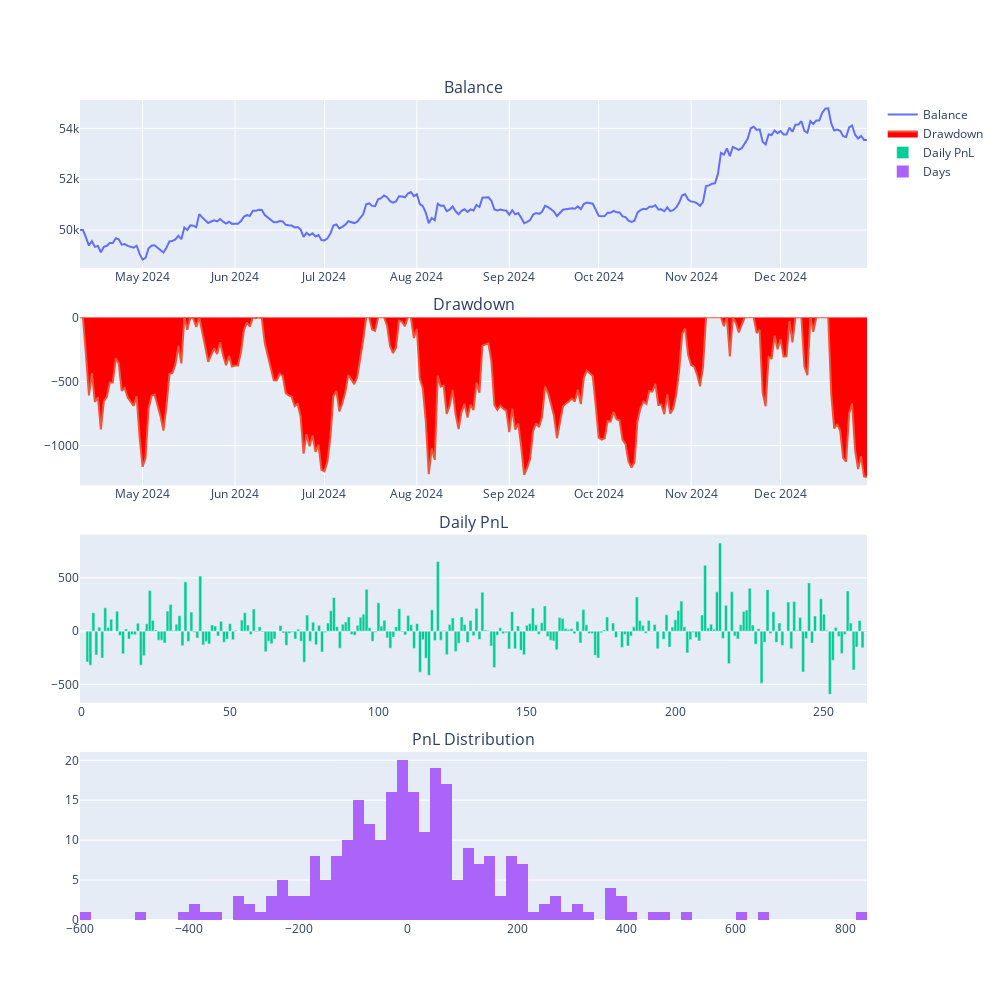

Notebook code for this chart:
### Code cell
engine.load_data()
engine.run_backtesting()
df = engine.calculate_result()
engine.calculate_statistics()
engine.show_chart()

### Figure 1 — Plotly figure (JSON) as saved in the notebook; plotly's stock layout.template omitted (floating-point values rounded to 4 significant figures; data arrays with more than 128 entries replaced by an {"elided": "..."} marker saying what was removed)
{"data": [{"mode": "lines", "name": "Balance", "type": "scatter", "x": {"elided": "265 str values"}, "xaxis": "x", "y": {"elided": "265 float values"}, "yaxis": "y"}, {"fill": "tozeroy", "fillcolor": "red", "mode": "lines", "name": "Drawdown", "type": "scatter", "x": {"elided": "265 str values"}, "xaxis": "x2", "y": {"elided": "265 float values"}, "yaxis": "y2"}, {"name": "Daily PnL", "type": "bar", "xaxis": "x3", "y": {"elided": "265 float values"}, "yaxis": "y3"}, {"name": "Days", "nbinsx": 100, "type": "histogram", "x": {"elided": "265 float values"}, "xaxis": "x4", "yaxis": "y4"}], "layout": {"annotations": [{"font": {"size": 16}, "showarrow": false, "text": "Balance", "x": 0.5, "xanchor": "center", "xref": "paper", "y": 1, "yanchor": "bottom", "yref": "paper"}, {"font": {"size": 16}, "showarrow": false, "text": "Drawdown", "x": 0.5, "xanchor": "center", "xref": "paper", "y": 0.735, "yanchor": "bottom", "yref": "paper"}, {"font": {"size": 16}, "showarrow": false, "text": "Daily PnL", "x": 0.5, "xanchor": "center", "xref": "paper", "y": 0.47, "yanchor": "bottom", "yref": "paper"}, {"font": {"size": 16}, "showarrow": false, "text": "PnL Distribution", "x": 0.5, "xanchor": "center", "xref": "paper", "y": 0.205, "yanchor": "bottom", "yref": "paper"}], "height": 1000, "width": 1000, "xaxis": {"anchor": "y", "domain": [0, 1]}, "xaxis2": {"anchor": "y2", "domain": [0, 1]}, "xaxis3": {"anchor": "y3", "domain": [0, 1]}, "xaxis4": {"anchor": "y4", "domain": [0, 1]}, "yaxis": {"anchor": "x", "domain": [0.795, 1]}, "yaxis2": {"anchor": "x2", "domain": [0.53, 0.735]}, "yaxis3": {"anchor": "x3", "domain": [0.265, 0.47]}, "yaxis4": {"anchor": "x4", "domain": [0, 0.205]}}}
